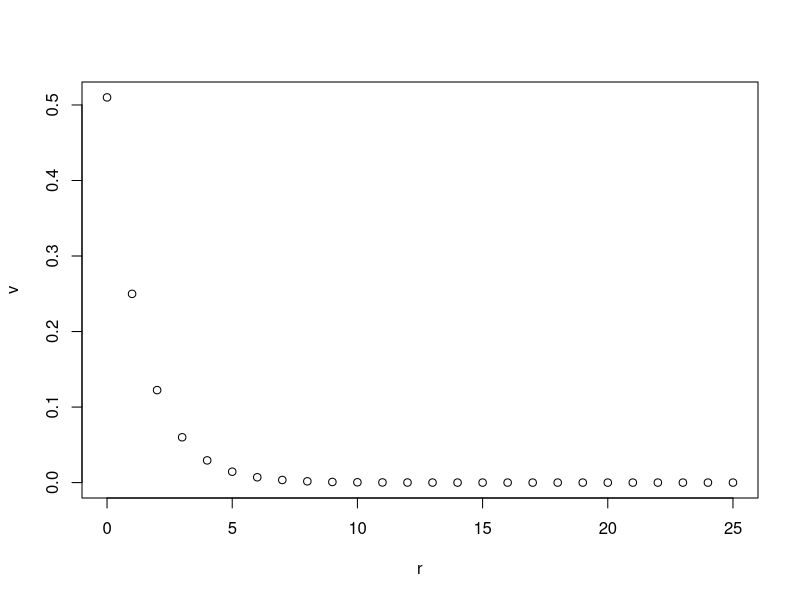
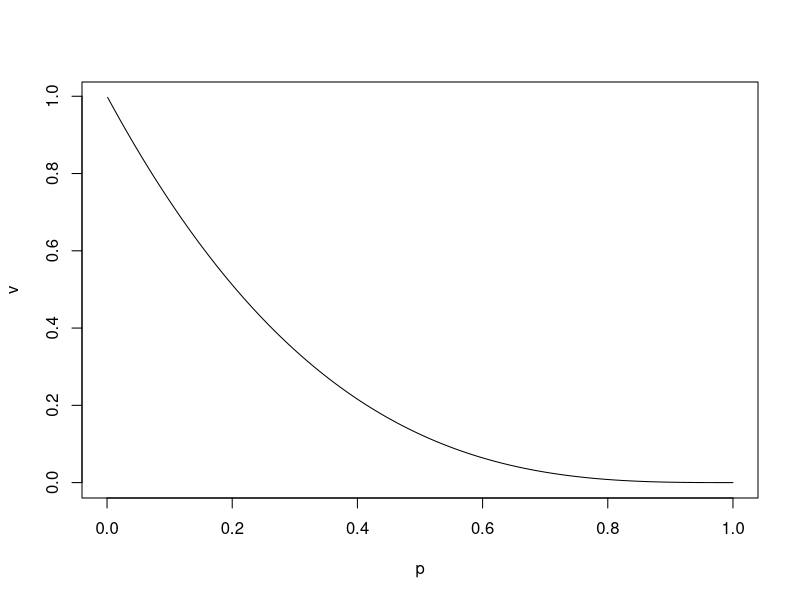
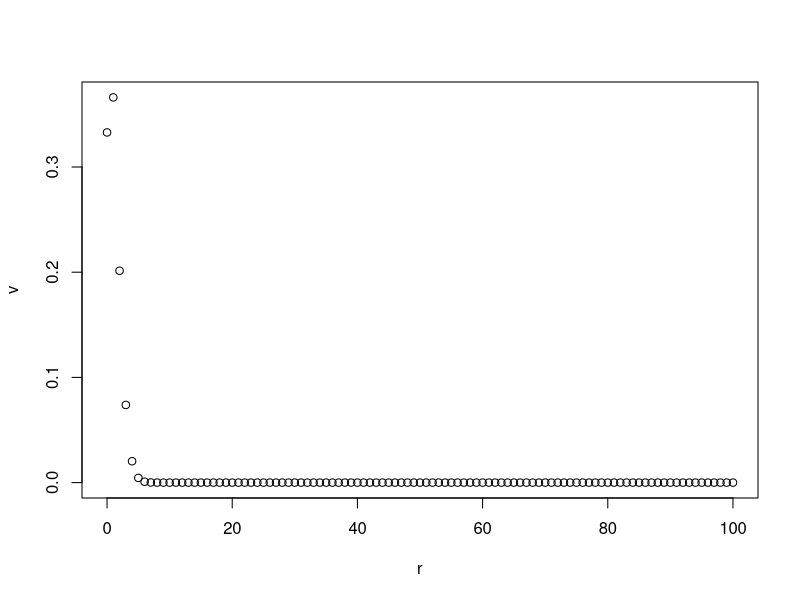
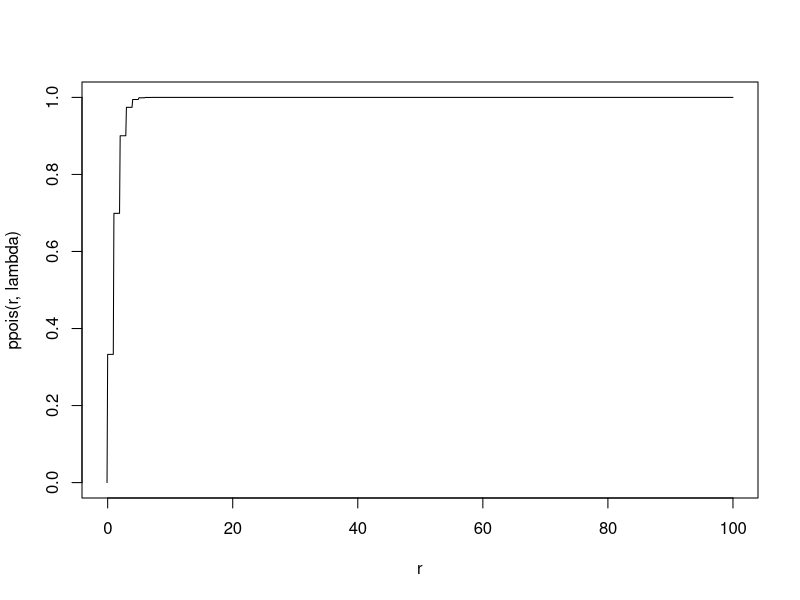

Recreate these plots in R, in order.
## ---- chunk 1
p <- 0.51
r <- c(0:25)
v <- (1-p)^(r) * p
plot(r, v)
## ---- chunk 2
(1-0.51)^3 * 0.51
## ---- chunk 3
c <- (1-0.51)^0 * 0.51 + (1-0.51)^1 * 0.51 + (1-0.51)^2 * 0.51
c
## ---- chunk 4
pgeom(2, 0.51)
## ---- chunk 5
1 - pgeom(2, 0.51)
## ---- chunk 6
p <- c(0:1000)/1000
v <- 1 - pgeom(2, p)
plot(p, v, type="l")
## ---- chunk 7
N <- 100
r <- c(0:N)
p <- 0.51
sum( (r+1)*(1-p)^r * p )
## ---- chunk 8
N <- 100
r <- c(0:N)
p <- 0.51
sum( (r+1)^2 * (1-p)^r * p )  - 1/p^2
## ---- chunk 9
lambda <- 1.1
r <- c(0:100)
v <- dpois(r, lambda)
plot(r, v)
## ---- chunk 10
lambda <- 1.1
n <- 100 # The upper bound on n for our plot
r <- c(-1:(10*n))/10
plot(r, ppois(r, lambda), type="l")
## ---- chunk 11
r <- c(0:100)
lambda <- 1.1
sum( r*dpois(r, lambda) )
## ---- chunk 12
r <- c(0:100)
lambda <- 1.1
sum( r^2*dpois(r, lambda) ) - lambda^2
## ---- chunk 13
qpois(0.95, 1.1)
## ---- chunk 14
ppois(3, 1.1)
## ---- chunk 15
1 - ppois(2, 1.1)
